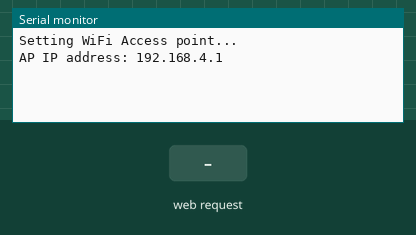
A sketch run on a simulated ESP32. Parts: the last lines printed to the serial monitor. Inputs (shaded band) come from the test bench.

Above: at 1.2 s.
1.3 s: HTTP request GET /select1 received
At 1.7 s:
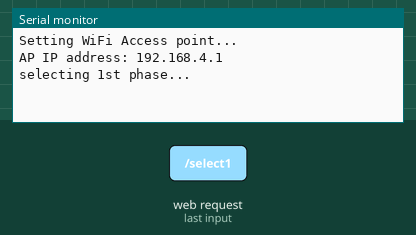
2.8 s: HTTP request GET /select2 received
At 4.0 s:
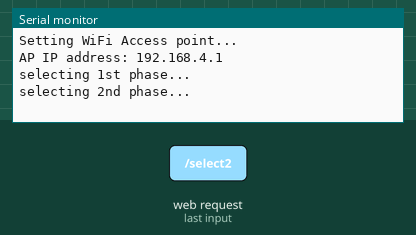
4.3 s: HTTP request GET /select3 received
At 5.2 s:
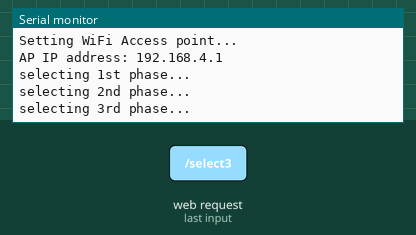
5.8 s: HTTP request GET /getVoltages received
At 6.3 s:
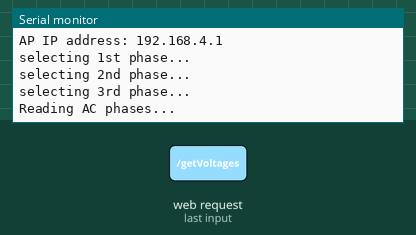

The sketch:

remote_change_over_server.ino
```cpp
#include <WiFi.h>
#include <Arduino.h>
#include <AsyncTCP.h>
#include <ESPAsyncWebServer.h>

#define ALL 4

const char* ssid = "PDB @ 192.168.4.1";
const char* password = "";

AsyncWebServer server(80);

void select(int index)
{

}

const char index_html[] PROGMEM = R"rawliteral(
<!DOCTYPE html>
<html lang="en">
<head>
    <meta charset="UTF-8">
    <meta http-equiv="X-UA-Compatible" content="IE=edge">
    <meta name="viewport" content="width=device-width, initial-scale=1.0">
    <title>Mini Project</title>
    <style>
       @import url('https://fonts.googleapis.com/css2?family=Cabin+Sketch:wght@400;700&family=Comfortaa:wght@300;400;500;600;700&family=Darker+Grotesque:wght@300;400;500;600;700;800;900&family=Hanalei+Fill&family=Lekton:ital,wght@0,400;0,700;1,400&family=Poiret+One&family=Poppins:ital,wght@0,300;0,400;0,500;0,600;0,700;1,300;1,400;1,500;1,600;1,700&family=Press+Start+2P&family=Roboto:wght@300;400;500&family=Sulphur+Point:wght@300;400;700&display=swap');

:root {
    --primary: #172c0c;
    --secondary: #aae03e;
    --primary-dark: #0d1b05;
    --secondary-dark: #95c33a;
    --light: #f8fef5;
    --dark: #060606;
    --shadow-9: rgba(0,0,0,0.44);
    --shadow-7: rgba(0, 0, 0, 0.15);
    --shadow-4: rgba(0, 0, 0, 0.05);
    --outline: #00000028;
}

html {
    font-size: 100%;
    box-sizing: border-box;
}

*, *::before, *::after {
    box-sizing: inherit;
}

body {
    padding: 0;
    margin: 0;
    background: var(--light);
    font-family: 'Poppins', sans-serif;
}

header {
    /* border-bottom: 1px solid var(--dark); */
    position: fixed;
    top: 0;
    left: 0;
    width: 100%;
    /* box-shadow: ; */
    text-align: center;
    background: var(--primary);
    overflow: hidden;
    border-radius: 0 0 2rem 2rem;
    padding: 1rem;
    /* border-bottom: 1px solid var(--secondary); */
}

header h1 {
    color: var(--secondary);
    padding: 0.5rem 1rem;
    margin: 0;
    font-size: 2rem;
}

header div {
    display: flex;
    justify-content: space-between;
    align-items: center;
    padding: 0.5rem 1rem;
    border: none;
    /* border-top: 1px solid var(--secondary); */
    /* border-bottom: 1px solid var(--secondary); */
}

header div h2 {
    margin: 0;
    font-size: 1.25rem;
    color: var(--secondary)
}

header div button {
    outline: none;
    border: none;
    padding: 0.5rem 1.5rem;
    border-radius: 1rem;
    color: var(--dark);
    background: var(--light);
    cursor: pointer;
}

header div button:hover {
    color: var(--secondary);
}


main {
    margin-top: 8.5rem;
    min-height: calc(100vh - 8.5rem);
    background: var(--light);
    /* padding-bottom: 3rem; */
    /* border: 1px solid red; */
}

main .phases {
    /* border: 1px solid red; */
    padding: 1rem;
    width: 100%;
    text-align: center;
}

.ac-phase {
    border-radius: 1rem;
    display: inline-block;
    margin: 0 0.25rem;
    background: var(--light);
    width: calc(50% - 1rem);
    margin-bottom: 1rem;
    padding: 1rem;
    box-shadow: 0px 2px 4px -1px rgba(0,0,0,0.2), 0px 4px 5px 0px rgba(0,0,0,0.14), 0px 1px 10px 0px rgba(0,0,0,0.12);

}


.ac-phase h4 {
    text-transform: uppercase;
    font-size: 1.125rem;
    font-weight: 500;
    margin-bottom: 0;
}

.ac-phase p {
    margin: 0;
}

.ac-phase .voltage {
    color: var(--secondary);
    font-size: 2rem;
    font-weight: 700;
    margin-bottom: 0.5rem;
}

.ac-phase .suggestion {
    margin-bottom: 0.5rem;
    color: var(--shadow-9);
}

.ac-phase button {
    padding: 0.5rem 1.5rem;
    /* outline: 2px solid var(--secondary); */
    border: none;
    background: var(--secondary);
    border-radius: 1rem;
    /* text-transform: uppercase; */
    cursor: pointer;
    color: var(--light);
    transition: 0.3;
    margin: 1rem 0;
}

.ac-phase button:hover {
    background: var(--secondary-dark);
    color: var(--light);
}

.ac-phase.selected {
    background: var(--secondary);
}

.ac-phase.selected h4 {
    color: var(--primary)
}

.ac-phase.selected .voltage {
    color: var(--light);
}

.ac-phase.selected button {
    background: var(--primary);

}

.ac-phase.selected button:hover {
    background: var(--primary-dark);

}


footer {
    position: fixed;
    bottom: 0;
    left: 0;
    width: 100%;
    color: var(--secondary);
    padding: 1rem;
    background: var(--primary);
    text-align: center;
    border-radius: 2rem 2rem 0 0;
    font-size: 0.65rem;
}


@media screen and (min-width: 760px) {
    header {
        display: flex;
        flex-direction: column;
        align-items: center;
    }
    header div {
        width: 70%;
        border: none;
        border-radius: 1.57rem;
        background: var(--light);
        padding: 0.75rem 1.5rem;
    }

    header div button {
        background: var(--primary);
        color: var(--secondary);
    }
    header div button:hover {
        background: var(--primary-dark);
    }


    main {
        /* border: 1px solid red; */
        margin-top: 9.5rem;

    min-height: calc(100vh - 8.5rem);
    }

    .phases {
        /* display: flex;
        width: 100%;
        border: 1px solid red; */
        text-align: center;
    }

    .ac-phase {
        width: calc(33.33% - 1rem);
        margin: 0.5rem;
    }


}
    </style>
</head>
<body>
    <header>
        <h1>PDB Control Lab</h1>
        <div>
            <h2 id="on-phase">Disconnected</h2>
            <button onclick="resetPhases()">Reset All Phases</button>
        </div>
    </header>

    <main>
        <div class="phases">
            <span class="ac-phase phase-1" id="phase-1">
                <div>
                    <h4>Phase 1 Voltage</h4>
                    <p class="voltage" id="v1">0</p>
                    <p class="suggestion" id="sug1"></p>
                </div>
                <button onclick="selectPhase(1)">
                    Select Phase
                </button>
            </span>
            <span class="ac-phase phase-2"  id="phase-2">
                <div>
                    <h4>Phase 2 Voltage</h4>
                    <p class="voltage" id="v2">0</p>
                    <p class="suggestion" id="sug2"></p>
                </div>
                <button onclick="selectPhase(2)">
                    Select Phase
                </button>
            </span>
            <span class="ac-phase phase-3"  id="phase-3">
                <div>
                    <h4>Phase 3 Voltage</h4>
                    <p class="voltage" id="v3">0</p>
                    <p class="suggestion" id="sug3"></p>
                </div>
                <button onclick="selectPhase(3)">
                    Select Phase
                </button>
            </span>
        </div>
    </main>

    <footer>
        EEE Mini porject &copy; UNN 2020
    </footer>
    <script>
        var phase1 = document.querySelector(".phase-1");
        var phase2 = document.querySelector(".phase-2");
        var phase3 = document.querySelector(".phase-3");
        var onPhase = document.querySelector("#on-phase")

        getVoltages();
        setInterval(getVoltages, 3000 );
        function selectPhase(phase) {
          var xhttp = new XMLHttpRequest();
          xhttp.onreadystatechange = function() {
            if (this.readyState == 4 && this.status == 200) {
            }
          };
          if(phase == 1)
          {
            console.log("select1 sent");
            xhttp.open("GET", "/select1", true);
            xhttp.send();
            phase1.classList.add("selected");
            phase2.classList.remove("selected");
            phase3.classList.remove("selected");
            onPhase.innerHTML = "On Phase 1"
          }
          else if(phase == 2)
          {
            xhttp.open("GET", "/select2", true);
            xhttp.send();
            console.log("select2 sent");
            phase2.classList.add("selected");
            phase3.classList.remove("selected");
            phase1.classList.remove("selected");
            onPhase.innerHTML = "On Phase 2"
          }
          else if(phase == 3)
          {
            console.log("select3 sent");
            xhttp.open("GET", "/select3", true);
            xhttp.send();
            phase3.classList.add("selected");
            phase2.classList.remove("selected");
            phase1.classList.remove("selected");
            onPhase.innerHTML = "On Phase 3"
          }
        }

        function resetPhases() {
          var xhttp = new XMLHttpRequest();
          xhttp.onreadystatechange = function() {
            if (this.readyState == 4 && this.status == 200) {
            }
          };
          console.log("resetting Phases");
          xhttp.open("GET", "/resetPhases", true);
          xhttp.send();
          phase1.classList.remove("selected");
            phase2.classList.remove("selected");
            phase3.classList.remove("selected");
        onPhase.innerHTML = "Disconnected"
        }

        function getVoltages() {
          var xhttp = new XMLHttpRequest();
          xhttp.onreadystatechange = function() {
            if (this.readyState == 4 && this.status == 200) {
              document.getElementById("v1").innerHTML = JSON.parse(this.responseText).v1 + "V";
              document.getElementById("v2").innerHTML = JSON.parse(this.responseText).v2 + "V";
              document.getElementById("v3").innerHTML = JSON.parse(this.responseText).v3 + "V";
            }
          };
          console.log("requesting Voltages");
          xhttp.open("GET", "/getVoltages", true);
          xhttp.send();
        }
        </script>
</body>
</html>
)rawliteral";


struct PDB
{
    void init(void)
    {
        Serial.begin(115200);
        Serial.println("Setting WiFi Access point...");
        WiFi.softAP(ssid); // no password
        IPAddress IP = WiFi.softAPIP();
        Serial.print("AP IP address: ");
        Serial.println(IP);


        server.on("/", HTTP_GET, [](AsyncWebServerRequest * request) {
            request->send_P(200, "text/html", index_html);
        });

        server.on("/select1", HTTP_GET, [](AsyncWebServerRequest * request) {
            select(1);
            Serial.println("selecting 1st phase...");
            request->send(200);
        });

        server.on("/select2", HTTP_GET, [](AsyncWebServerRequest * request) {
            select(2);
            Serial.println("selecting 2nd phase...");
            request->send(200);
        });

        server.on("/select3", HTTP_GET, [](AsyncWebServerRequest * request) {
            select(3);
            Serial.println("selecting 3rd phase...");
            request->send(200);
        });

        server.on("/resetPhases", HTTP_GET, [](AsyncWebServerRequest * request) {
            select(ALL);
            Serial.println("selecting 3rd phase...");
            request->send(200);
        });

        server.on("/getVoltages", HTTP_GET, [](AsyncWebServerRequest * request) {
            select(3);
            Serial.println("Reading AC phases...");
            request->send_P(200, "text/plain", "{\"v1\":120,\"v2\":200,\"v3\":220}");
        });

        server.begin();
    }

    void run(void)
    {

    }
}pdb;


void setup()
{
    pdb.init();
}

void loop()
{

}
```

Measured:
- after the input at 1.3 s, the serial monitor: prints a new line at once (image 1)
- after the input at 2.8 s, the serial monitor: prints a new line at once (image 2)
- after the input at 4.3 s, the serial monitor: prints a new line at once (image 3)
- after the input at 5.8 s, the serial monitor: prints a new line at once (image 4)
